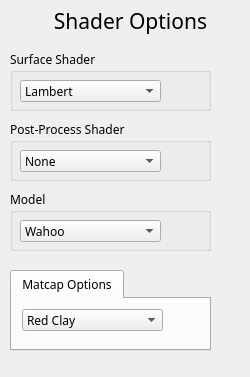
<?xml version="1.0" encoding="UTF-8"?>
<ui version="4.0">
 <class>ShaderControls</class>
 <widget class="QWidget" name="ShaderControls">
  <property name="geometry">
   <rect>
    <x>0</x>
    <y>0</y>
    <width>250</width>
    <height>377</height>
   </rect>
  </property>
  <property name="windowTitle">
   <string>Form</string>
  </property>
  <widget class="QGroupBox" name="groupBox_2">
   <property name="geometry">
    <rect>
     <x>10</x>
     <y>120</y>
     <width>201</width>
     <height>61</height>
    </rect>
   </property>
   <property name="font">
    <font>
     <family>Gadugi</family>
    </font>
   </property>
   <property name="title">
    <string>Post-Process Shader</string>
   </property>
   <widget class="QComboBox" name="postprocessShaderComboBox">
    <property name="geometry">
     <rect>
      <x>10</x>
      <y>30</y>
      <width>141</width>
      <height>22</height>
     </rect>
    </property>
    <property name="font">
     <font>
      <family>Gadugi</family>
     </font>
    </property>
    <item>
     <property name="text">
      <string>None</string>
     </property>
    </item>
    <item>
     <property name="text">
      <string>Greyscale</string>
     </property>
    </item>
    <item>
     <property name="text">
      <string>Gaussian Blur</string>
     </property>
    </item>
    <item>
     <property name="text">
      <string>Sobel</string>
     </property>
    </item>
    <item>
     <property name="text">
      <string>Bloom</string>
     </property>
    </item>
    <item>
     <property name="text">
      <string>Worley Noise</string>
     </property>
    </item>
    <item>
     <property name="text">
      <string>My Shader</string>
     </property>
    </item>
   </widget>
  </widget>
  <widget class="QLabel" name="label">
   <property name="geometry">
    <rect>
     <x>10</x>
     <y>0</y>
     <width>241</width>
     <height>41</height>
    </rect>
   </property>
   <property name="font">
    <font>
     <family>Gadugi</family>
     <pointsize>16</pointsize>
    </font>
   </property>
   <property name="text">
    <string>Shader Options</string>
   </property>
   <property name="alignment">
    <set>Qt::AlignCenter</set>
   </property>
  </widget>
  <widget class="QGroupBox" name="groupBox">
   <property name="geometry">
    <rect>
     <x>10</x>
     <y>50</y>
     <width>201</width>
     <height>61</height>
    </rect>
   </property>
   <property name="font">
    <font>
     <family>Gadugi</family>
    </font>
   </property>
   <property name="title">
    <string>Surface Shader</string>
   </property>
   <widget class="QComboBox" name="surfaceShaderComboBox">
    <property name="geometry">
     <rect>
      <x>10</x>
      <y>30</y>
      <width>141</width>
      <height>22</height>
     </rect>
    </property>
    <property name="font">
     <font>
      <family>Gadugi</family>
     </font>
    </property>
    <item>
     <property name="text">
      <string>Lambert</string>
     </property>
    </item>
    <item>
     <property name="text">
      <string>Blinn-Phong</string>
     </property>
    </item>
    <item>
     <property name="text">
      <string>Matcap</string>
     </property>
    </item>
    <item>
     <property name="text">
      <string>Color Gradient</string>
     </property>
    </item>
    <item>
     <property name="text">
      <string>Vertex Deformation</string>
     </property>
    </item>
   </widget>
  </widget>
  <widget class="QGroupBox" name="groupBox_3">
   <property name="geometry">
    <rect>
     <x>10</x>
     <y>190</y>
     <width>201</width>
     <height>61</height>
    </rect>
   </property>
   <property name="font">
    <font>
     <family>Gadugi</family>
    </font>
   </property>
   <property name="title">
    <string>Model</string>
   </property>
   <widget class="QComboBox" name="modelComboBox">
    <property name="geometry">
     <rect>
      <x>10</x>
      <y>30</y>
      <width>141</width>
      <height>22</height>
     </rect>
    </property>
    <property name="font">
     <font>
      <family>Gadugi</family>
     </font>
    </property>
    <item>
     <property name="text">
      <string>Wahoo</string>
     </property>
    </item>
    <item>
     <property name="text">
      <string>Moo Beast</string>
     </property>
    </item>
    <item>
     <property name="text">
      <string>Cube</string>
     </property>
    </item>
   </widget>
  </widget>
  <widget class="QTabWidget" name="tabWidget">
   <property name="geometry">
    <rect>
     <x>10</x>
     <y>270</y>
     <width>201</width>
     <height>81</height>
    </rect>
   </property>
   <property name="font">
    <font>
     <family>Gadugi</family>
    </font>
   </property>
   <property name="currentIndex">
    <number>0</number>
   </property>
   <widget class="QWidget" name="matcapTab">
    <attribute name="title">
     <string>Matcap Options</string>
    </attribute>
    <widget class="QComboBox" name="matcapComboBox">
     <property name="geometry">
      <rect>
       <x>10</x>
       <y>10</y>
       <width>141</width>
       <height>22</height>
      </rect>
     </property>
     <property name="font">
      <font>
       <family>Gadugi</family>
      </font>
     </property>
     <item>
      <property name="text">
       <string>Red Clay</string>
      </property>
     </item>
     <item>
      <property name="text">
       <string>Red Plastic</string>
      </property>
     </item>
     <item>
      <property name="text">
       <string>Chrome</string>
      </property>
     </item>
     <item>
      <property name="text">
       <string>Pearl</string>
      </property>
     </item>
     <item>
      <property name="text">
       <string>Orange-Green</string>
      </property>
     </item>
     <item>
      <property name="text">
       <string>Blue-Purple</string>
      </property>
     </item>
     <item>
      <property name="text">
       <string>Outline</string>
      </property>
     </item>
     <item>
      <property name="text">
       <string>Surface Normals</string>
      </property>
     </item>
    </widget>
   </widget>
  </widget>
 </widget>
 <resources/>
 <connections/>
</ui>
